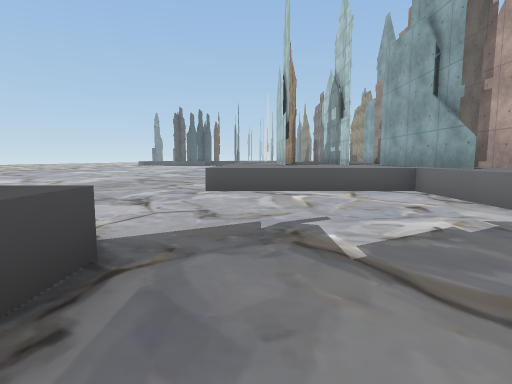
view 1 (above)

13 first-person views from a walk through a scene from a Unity 3-D project. The camera is 1.2 m above the floor, tilts 6° down and sees 80° across. The floor is counted in squares, 2 m on a side. Each view is taken from the middle of a square. On the plan, view 1 faces up. The plan holds only what a view shows up to about 9 squares ahead; the rest is blank. The place goes on beyond the plan. The player character is not drawn. Some surface patterns are stand-ins.

view 2
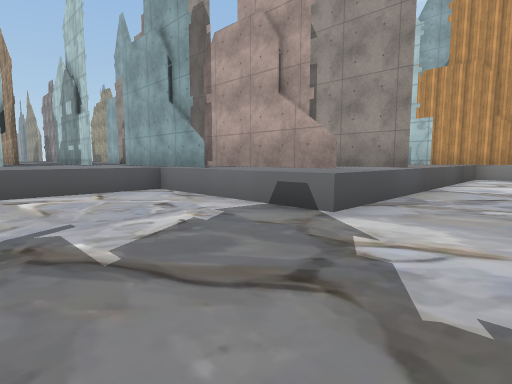

view 3
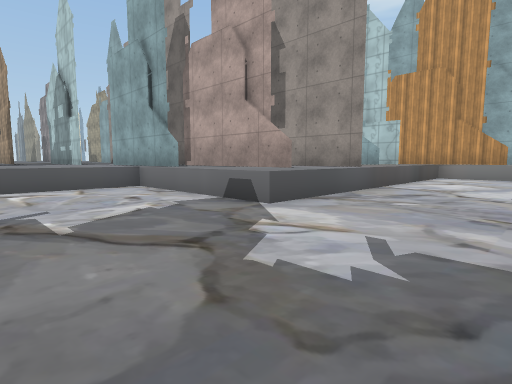

view 4
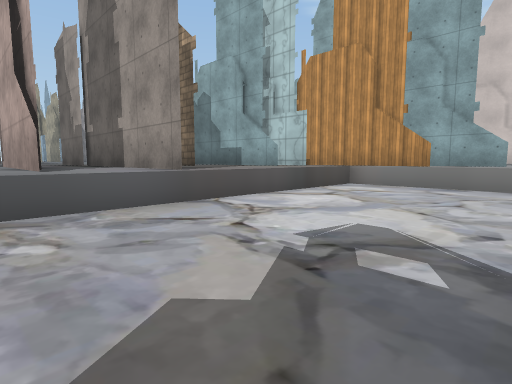

view 5
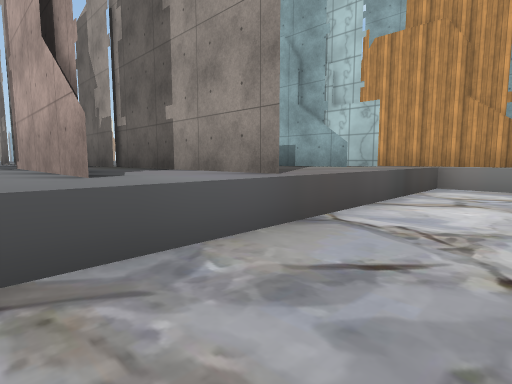

view 6
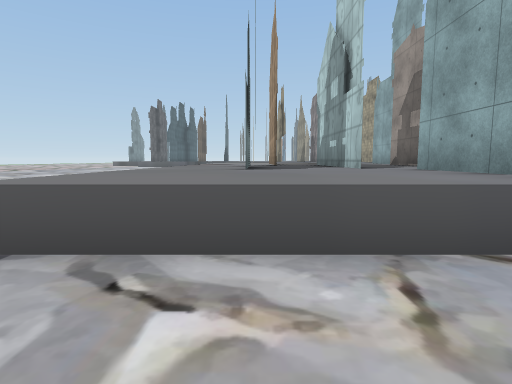

view 7
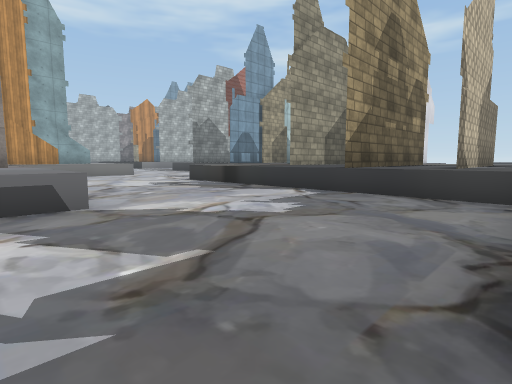

view 8
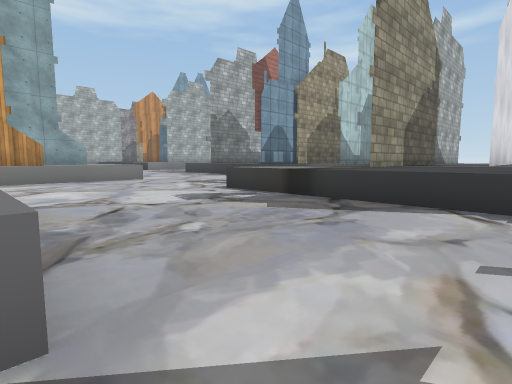

view 9
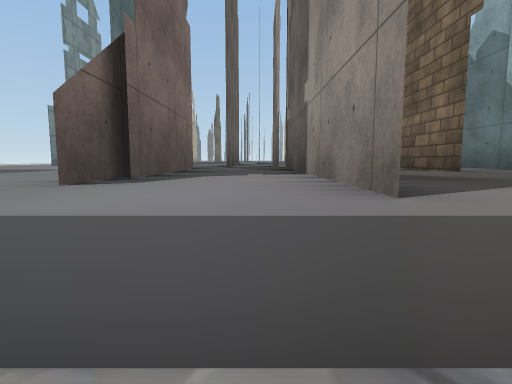

view 10
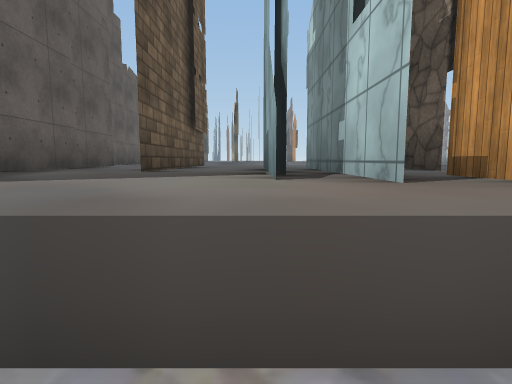

view 11
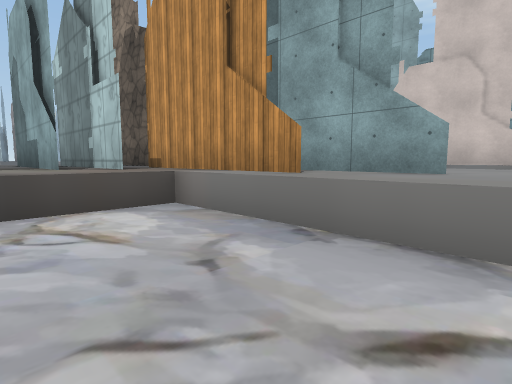

view 12
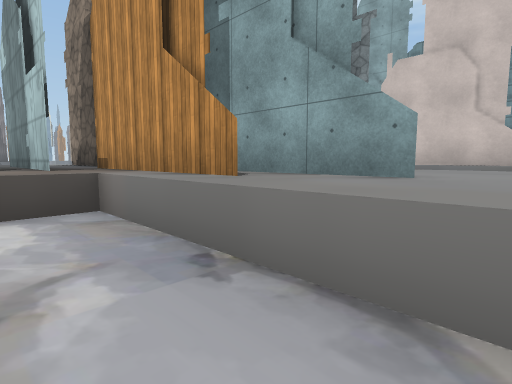

view 13
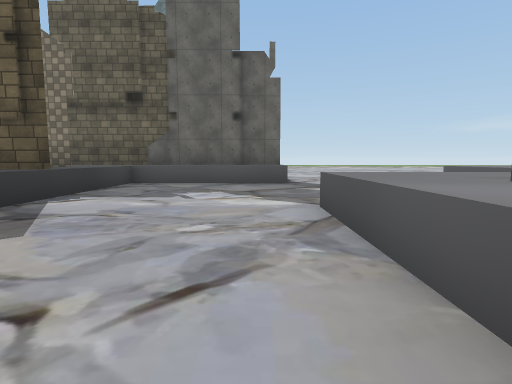

### Floor plan
Key: @ floor where view 1 was taken; # wall or solid block; . floor; = window, fence, low wall or low ledge; ^ raised ledge.
Columns run from 1 left of view 1 to 20 right of it. Each row starts with its distance up from view 1.
 13 ^^^^^^^
 12    ^^ ^
 11 ^^^^^^^
 10 ^^^^^^^^  ^^^
  9 ^^^^^^^^  ^^
  8 ^^^^^^^^^ ^^^^^
  7 ^^^^^^^^^^^^^ ^
  6 ^^^^^^^^^^^^^^^
  5 ....^^^^^^^^^^^
  4 ....^^^^^^^^^^
  3 ....^^^^^^^^^^
  2 ^...^^^^^^^^^^
  1 ^............#^      #
  0 ^@...........^^      #
 -1 ^............^^^^    #
 -2 ^..=.........^^^

Where each view was taken, in squares from view 1:
view 1: 0 up, 0 right, facing up
view 2: 0 up, 0 right, facing up-right
view 3: 1 down, 0 right, facing up-right
view 4: 2 down, 4 right, facing up-right
view 5: 0 up, 4 right, facing up-right
view 6: 4 up, 1 right, facing up
view 7: 3 up, 1 left, facing down-right
view 8: 2 up, 2 right, facing down-right
view 9: 1 up, 6 right, facing up
view 10: 1 up, 10 right, facing up
view 11: 2 down, 9 right, facing up-right
view 12: 2 down, 10 right, facing up-right
view 13: 1 up, 7 right, facing left
